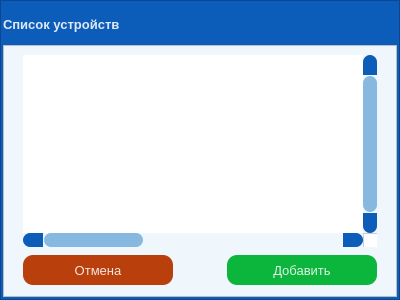
<?xml version="1.0" encoding="UTF-8"?>
<ui version="4.0">
 <class>ListDeviceForm</class>
 <widget class="QWidget" name="ListDeviceForm">
  <property name="geometry">
   <rect>
    <x>0</x>
    <y>0</y>
    <width>400</width>
    <height>300</height>
   </rect>
  </property>
  <property name="windowTitle">
   <string>Список устройств</string>
  </property>
  <property name="styleSheet">
   <string notr="true">/* SCROLL BARS */
QScrollBar:horizontal {
    border: none;
    background: rgb(52, 59, 72);
    height: 14px;
    margin: 0px 21px 0 21px;
	border-radius: 0px;
}
QScrollBar::handle:horizontal {
    background: #87B9E0;
    min-width: 25px;
	border-radius: 7px
}
QScrollBar::add-line:horizontal {
    border: none;
    background: #0C5DB9;
    width: 20px;
	border-top-right-radius: 7px;
    border-bottom-right-radius: 7px;
    subcontrol-position: right;
    subcontrol-origin: margin;
}
QScrollBar::sub-line:horizontal {
    border: none;
    background: #0C5DB9;
    width: 20px;
	border-top-left-radius: 7px;
    border-bottom-left-radius: 7px;
    subcontrol-position: left;
    subcontrol-origin: margin;
}
QScrollBar::up-arrow:horizontal, QScrollBar::down-arrow:horizontal
{
     background: none;
}
QScrollBar::add-page:horizontal, QScrollBar::sub-page:horizontal
{
     background: none;
}
 QScrollBar:vertical {
	border: none;
    background: rgb(52, 59, 72);
    width: 14px;
    margin: 21px 0 21px 0;
	border-radius: 0px;
 }
 QScrollBar::handle:vertical {	
	background: #87B9E0;
    min-height: 25px;
	border-radius: 7px
 }
 QScrollBar::add-line:vertical {
     border: none;
    background: #0C5DB9;
     height: 20px;
	border-bottom-left-radius: 7px;
    border-bottom-right-radius: 7px;
     subcontrol-position: bottom;
     subcontrol-origin: margin;
 }
 QScrollBar::sub-line:vertical {
	border: none;
    background: #0C5DB9;
     height: 20px;
	border-top-left-radius: 7px;
    border-top-right-radius: 7px;
     subcontrol-position: top;
     subcontrol-origin: margin;
 }
 QScrollBar::up-arrow:vertical, QScrollBar::down-arrow:vertical {
     background: none;
 }

 QScrollBar::add-page:vertical, QScrollBar::sub-page:vertical {
     background: none;
 }

/* CHECKBOX */
QCheckbox {
	background: #91D1EE;
}
QCheckBox::indicator {
    border: 3px solid rgb(255,255,255,221);
	width: 15px;
	height: 15px;
	border-radius: 10px;
    background: #91D1EE;
}
QCheckBox::indicator:hover {
    border: 3px solid rgb(255,255,255,221);
}
QCheckBox::indicator:checked {
    background: 1px solid #91D1EE;
	border: 1px solid rgb(255,255,255,221);
	background-image: url(:/16x16/data/resources/icons/16x16/cil-check-alt.png);
}</string>
  </property>
  <layout class="QVBoxLayout" name="verticalLayout">
   <property name="spacing">
    <number>0</number>
   </property>
   <property name="leftMargin">
    <number>0</number>
   </property>
   <property name="topMargin">
    <number>0</number>
   </property>
   <property name="rightMargin">
    <number>0</number>
   </property>
   <property name="bottomMargin">
    <number>0</number>
   </property>
   <item>
    <widget class="QFrame" name="frame_center">
     <property name="styleSheet">
      <string notr="true">background-color: #0C5DB9;
</string>
     </property>
     <property name="frameShape">
      <enum>QFrame::StyledPanel</enum>
     </property>
     <property name="frameShadow">
      <enum>QFrame::Raised</enum>
     </property>
     <layout class="QVBoxLayout" name="verticalLayout_2">
      <property name="spacing">
       <number>0</number>
      </property>
      <property name="leftMargin">
       <number>2</number>
      </property>
      <property name="topMargin">
       <number>2</number>
      </property>
      <property name="rightMargin">
       <number>2</number>
      </property>
      <property name="bottomMargin">
       <number>2</number>
      </property>
      <item>
       <widget class="QFrame" name="frame_title">
        <property name="maximumSize">
         <size>
          <width>400</width>
          <height>42</height>
         </size>
        </property>
        <property name="styleSheet">
         <string notr="true">background-color: #0C5DB9;</string>
        </property>
        <property name="frameShape">
         <enum>QFrame::NoFrame</enum>
        </property>
        <property name="frameShadow">
         <enum>QFrame::Raised</enum>
        </property>
        <property name="lineWidth">
         <number>0</number>
        </property>
        <layout class="QHBoxLayout" name="horizontalLayout_3">
         <property name="spacing">
          <number>0</number>
         </property>
         <property name="leftMargin">
          <number>0</number>
         </property>
         <property name="topMargin">
          <number>0</number>
         </property>
         <property name="rightMargin">
          <number>0</number>
         </property>
         <property name="bottomMargin">
          <number>0</number>
         </property>
         <item>
          <widget class="QLabel" name="label_title">
           <property name="palette">
            <palette>
             <active>
              <colorrole role="WindowText">
               <brush brushstyle="SolidPattern">
                <color alpha="221">
                 <red>255</red>
                 <green>255</green>
                 <blue>255</blue>
                </color>
               </brush>
              </colorrole>
              <colorrole role="Button">
               <brush brushstyle="SolidPattern">
                <color alpha="0">
                 <red>0</red>
                 <green>0</green>
                 <blue>0</blue>
                </color>
               </brush>
              </colorrole>
              <colorrole role="Text">
               <brush brushstyle="SolidPattern">
                <color alpha="221">
                 <red>255</red>
                 <green>255</green>
                 <blue>255</blue>
                </color>
               </brush>
              </colorrole>
              <colorrole role="ButtonText">
               <brush brushstyle="SolidPattern">
                <color alpha="221">
                 <red>255</red>
                 <green>255</green>
                 <blue>255</blue>
                </color>
               </brush>
              </colorrole>
              <colorrole role="Base">
               <brush brushstyle="SolidPattern">
                <color alpha="0">
                 <red>0</red>
                 <green>0</green>
                 <blue>0</blue>
                </color>
               </brush>
              </colorrole>
              <colorrole role="Window">
               <brush brushstyle="SolidPattern">
                <color alpha="0">
                 <red>0</red>
                 <green>0</green>
                 <blue>0</blue>
                </color>
               </brush>
              </colorrole>
             </active>
             <inactive>
              <colorrole role="WindowText">
               <brush brushstyle="SolidPattern">
                <color alpha="221">
                 <red>255</red>
                 <green>255</green>
                 <blue>255</blue>
                </color>
               </brush>
              </colorrole>
              <colorrole role="Button">
               <brush brushstyle="SolidPattern">
                <color alpha="0">
                 <red>0</red>
                 <green>0</green>
                 <blue>0</blue>
                </color>
               </brush>
              </colorrole>
              <colorrole role="Text">
               <brush brushstyle="SolidPattern">
                <color alpha="221">
                 <red>255</red>
                 <green>255</green>
                 <blue>255</blue>
                </color>
               </brush>
              </colorrole>
              <colorrole role="ButtonText">
               <brush brushstyle="SolidPattern">
                <color alpha="221">
                 <red>255</red>
                 <green>255</green>
                 <blue>255</blue>
                </color>
               </brush>
              </colorrole>
              <colorrole role="Base">
               <brush brushstyle="SolidPattern">
                <color alpha="0">
                 <red>0</red>
                 <green>0</green>
                 <blue>0</blue>
                </color>
               </brush>
              </colorrole>
              <colorrole role="Window">
               <brush brushstyle="SolidPattern">
                <color alpha="0">
                 <red>0</red>
                 <green>0</green>
                 <blue>0</blue>
                </color>
               </brush>
              </colorrole>
             </inactive>
             <disabled>
              <colorrole role="WindowText">
               <brush brushstyle="SolidPattern">
                <color alpha="221">
                 <red>255</red>
                 <green>255</green>
                 <blue>255</blue>
                </color>
               </brush>
              </colorrole>
              <colorrole role="Button">
               <brush brushstyle="SolidPattern">
                <color alpha="0">
                 <red>0</red>
                 <green>0</green>
                 <blue>0</blue>
                </color>
               </brush>
              </colorrole>
              <colorrole role="Text">
               <brush brushstyle="SolidPattern">
                <color alpha="221">
                 <red>255</red>
                 <green>255</green>
                 <blue>255</blue>
                </color>
               </brush>
              </colorrole>
              <colorrole role="ButtonText">
               <brush brushstyle="SolidPattern">
                <color alpha="221">
                 <red>255</red>
                 <green>255</green>
                 <blue>255</blue>
                </color>
               </brush>
              </colorrole>
              <colorrole role="Base">
               <brush brushstyle="SolidPattern">
                <color alpha="0">
                 <red>0</red>
                 <green>0</green>
                 <blue>0</blue>
                </color>
               </brush>
              </colorrole>
              <colorrole role="Window">
               <brush brushstyle="SolidPattern">
                <color alpha="0">
                 <red>0</red>
                 <green>0</green>
                 <blue>0</blue>
                </color>
               </brush>
              </colorrole>
             </disabled>
            </palette>
           </property>
           <property name="font">
            <font>
             <family>Segoe UI</family>
             <pointsize>10</pointsize>
             <weight>75</weight>
             <bold>true</bold>
            </font>
           </property>
           <property name="styleSheet">
            <string notr="true">background: transparent;
color: rgb(255, 255, 255, 221);</string>
           </property>
           <property name="text">
            <string>Список устройств</string>
           </property>
          </widget>
         </item>
         <item>
          <widget class="QPushButton" name="button_close">
           <property name="sizePolicy">
            <sizepolicy hsizetype="Minimum" vsizetype="Expanding">
             <horstretch>0</horstretch>
             <verstretch>0</verstretch>
            </sizepolicy>
           </property>
           <property name="minimumSize">
            <size>
             <width>40</width>
             <height>0</height>
            </size>
           </property>
           <property name="maximumSize">
            <size>
             <width>40</width>
             <height>16777215</height>
            </size>
           </property>
           <property name="toolTip">
            <string>Close</string>
           </property>
           <property name="styleSheet">
            <string notr="true">QPushButton {	
	border: none;
	background-color: transparent;
}
QPushButton:hover {
	background-color: #B9400C;
}
QPushButton:pressed {	
	background-color: #D04B4B;
}</string>
           </property>
           <property name="text">
            <string/>
           </property>
           <property name="icon">
            <iconset resource="../files.qrc">
             <normaloff>:/20x20/data/resources/icons/20x20/cil-x.png</normaloff>:/20x20/data/resources/icons/20x20/cil-x.png</iconset>
           </property>
          </widget>
         </item>
        </layout>
       </widget>
      </item>
      <item>
       <widget class="QFrame" name="frame_contains">
        <property name="styleSheet">
         <string notr="true">background-color: #EFF7FD;</string>
        </property>
        <property name="frameShape">
         <enum>QFrame::StyledPanel</enum>
        </property>
        <property name="frameShadow">
         <enum>QFrame::Raised</enum>
        </property>
        <widget class="QPushButton" name="button_accept">
         <property name="geometry">
          <rect>
           <x>224</x>
           <y>210</y>
           <width>150</width>
           <height>30</height>
          </rect>
         </property>
         <property name="font">
          <font>
           <family>Segoe UI</family>
           <pointsize>10</pointsize>
           <weight>50</weight>
           <bold>false</bold>
          </font>
         </property>
         <property name="styleSheet">
          <string notr="true">QPushButton {
	border-radius: 10px;	
	background-color: #0CB53B;
	color: rgb(255, 255, 255, 221);
}
QPushButton:hover {
	background-color: #009229;
	color: rgb(255, 255, 255, 221);
}
QPushButton:pressed {	
	background-color: #00C838;
	color: rgb(255, 255, 255);
}</string>
         </property>
         <property name="text">
          <string>Добавить</string>
         </property>
        </widget>
        <widget class="QPushButton" name="button_cancel">
         <property name="geometry">
          <rect>
           <x>20</x>
           <y>210</y>
           <width>150</width>
           <height>30</height>
          </rect>
         </property>
         <property name="font">
          <font>
           <family>Segoe UI</family>
           <pointsize>10</pointsize>
           <weight>50</weight>
           <bold>false</bold>
          </font>
         </property>
         <property name="styleSheet">
          <string notr="true">QPushButton {
	border-radius: 10px;	
	background-color: #B9400C;
	color: rgb(255, 255, 255, 221);
}
QPushButton:hover {
	background-color: #8A0000;
	color: rgb(255, 255, 255, 221);
}
QPushButton:pressed {	
	background-color: #D04B4B;
	color: rgb(255, 255, 255);
}</string>
         </property>
         <property name="text">
          <string>Отмена</string>
         </property>
        </widget>
        <widget class="QTableWidget" name="table_devices">
         <property name="geometry">
          <rect>
           <x>20</x>
           <y>10</y>
           <width>354</width>
           <height>192</height>
          </rect>
         </property>
         <property name="palette">
          <palette>
           <active>
            <colorrole role="WindowText">
             <brush brushstyle="SolidPattern">
              <color alpha="255">
               <red>9</red>
               <green>55</green>
               <blue>107</blue>
              </color>
             </brush>
            </colorrole>
            <colorrole role="Button">
             <brush brushstyle="SolidPattern">
              <color alpha="255">
               <red>255</red>
               <green>255</green>
               <blue>255</blue>
              </color>
             </brush>
            </colorrole>
            <colorrole role="Text">
             <brush brushstyle="SolidPattern">
              <color alpha="255">
               <red>9</red>
               <green>55</green>
               <blue>107</blue>
              </color>
             </brush>
            </colorrole>
            <colorrole role="ButtonText">
             <brush brushstyle="SolidPattern">
              <color alpha="255">
               <red>9</red>
               <green>55</green>
               <blue>107</blue>
              </color>
             </brush>
            </colorrole>
            <colorrole role="Base">
             <brush brushstyle="SolidPattern">
              <color alpha="255">
               <red>255</red>
               <green>255</green>
               <blue>255</blue>
              </color>
             </brush>
            </colorrole>
            <colorrole role="Window">
             <brush brushstyle="SolidPattern">
              <color alpha="255">
               <red>255</red>
               <green>255</green>
               <blue>255</blue>
              </color>
             </brush>
            </colorrole>
            <colorrole role="AlternateBase">
             <brush brushstyle="SolidPattern">
              <color alpha="255">
               <red>228</red>
               <green>242</green>
               <blue>253</blue>
              </color>
             </brush>
            </colorrole>
           </active>
           <inactive>
            <colorrole role="WindowText">
             <brush brushstyle="SolidPattern">
              <color alpha="255">
               <red>9</red>
               <green>55</green>
               <blue>107</blue>
              </color>
             </brush>
            </colorrole>
            <colorrole role="Button">
             <brush brushstyle="SolidPattern">
              <color alpha="255">
               <red>255</red>
               <green>255</green>
               <blue>255</blue>
              </color>
             </brush>
            </colorrole>
            <colorrole role="Text">
             <brush brushstyle="SolidPattern">
              <color alpha="255">
               <red>9</red>
               <green>55</green>
               <blue>107</blue>
              </color>
             </brush>
            </colorrole>
            <colorrole role="ButtonText">
             <brush brushstyle="SolidPattern">
              <color alpha="255">
               <red>9</red>
               <green>55</green>
               <blue>107</blue>
              </color>
             </brush>
            </colorrole>
            <colorrole role="Base">
             <brush brushstyle="SolidPattern">
              <color alpha="255">
               <red>255</red>
               <green>255</green>
               <blue>255</blue>
              </color>
             </brush>
            </colorrole>
            <colorrole role="Window">
             <brush brushstyle="SolidPattern">
              <color alpha="255">
               <red>255</red>
               <green>255</green>
               <blue>255</blue>
              </color>
             </brush>
            </colorrole>
            <colorrole role="AlternateBase">
             <brush brushstyle="SolidPattern">
              <color alpha="255">
               <red>228</red>
               <green>242</green>
               <blue>253</blue>
              </color>
             </brush>
            </colorrole>
           </inactive>
           <disabled>
            <colorrole role="WindowText">
             <brush brushstyle="SolidPattern">
              <color alpha="255">
               <red>9</red>
               <green>55</green>
               <blue>107</blue>
              </color>
             </brush>
            </colorrole>
            <colorrole role="Button">
             <brush brushstyle="SolidPattern">
              <color alpha="255">
               <red>255</red>
               <green>255</green>
               <blue>255</blue>
              </color>
             </brush>
            </colorrole>
            <colorrole role="Text">
             <brush brushstyle="SolidPattern">
              <color alpha="255">
               <red>9</red>
               <green>55</green>
               <blue>107</blue>
              </color>
             </brush>
            </colorrole>
            <colorrole role="ButtonText">
             <brush brushstyle="SolidPattern">
              <color alpha="255">
               <red>9</red>
               <green>55</green>
               <blue>107</blue>
              </color>
             </brush>
            </colorrole>
            <colorrole role="Base">
             <brush brushstyle="SolidPattern">
              <color alpha="255">
               <red>255</red>
               <green>255</green>
               <blue>255</blue>
              </color>
             </brush>
            </colorrole>
            <colorrole role="Window">
             <brush brushstyle="SolidPattern">
              <color alpha="255">
               <red>255</red>
               <green>255</green>
               <blue>255</blue>
              </color>
             </brush>
            </colorrole>
            <colorrole role="AlternateBase">
             <brush brushstyle="SolidPattern">
              <color alpha="255">
               <red>228</red>
               <green>242</green>
               <blue>253</blue>
              </color>
             </brush>
            </colorrole>
           </disabled>
          </palette>
         </property>
         <property name="styleSheet">
          <string notr="true">QTableWidget {	
	background-color: #FFFFFF;
	alternate-background-color: #E4F2FD;
	gridline-color: #91D1EE;
	color: #09376B;
}
QTableWidget::item{
	gridline-color: #91D1EE;
}
QTableWidget::item:selected{
	background-color: #2894D4;
	color: #FFFFFF;
}
QScrollBar:horizontal {
    border: none;
    background: #EFF7FD;
    height: 14px;
    margin: 0px 21px 0 21px;
	border-radius: 0px;
}
 QScrollBar:vertical {
	border: none;
    background: #EFF7FD;
    width: 14px;
    margin: 21px 0 21px 0;
	border-radius: 0px;
 }
QHeaderView::section{
	Background-color: #91D1EE;
	max-width: 30px;
	border: 1px solid #91D1EE;
	border-style: none;
    border: 1px solid #91D1EE;
}
QTableWidget::horizontalHeader {	
	background-color: #FFFFFF;
}
QHeaderView::section:horizontal
{
	background-color: #91D1EE;
	color: rgb(255, 255, 255);
	border: 1px solid #91D1EE;
}
</string>
         </property>
         <property name="frameShape">
          <enum>QFrame::NoFrame</enum>
         </property>
         <property name="frameShadow">
          <enum>QFrame::Plain</enum>
         </property>
         <property name="verticalScrollBarPolicy">
          <enum>Qt::ScrollBarAlwaysOn</enum>
         </property>
         <property name="sizeAdjustPolicy">
          <enum>QAbstractScrollArea::AdjustToContents</enum>
         </property>
         <property name="editTriggers">
          <set>QAbstractItemView::NoEditTriggers</set>
         </property>
         <property name="alternatingRowColors">
          <bool>true</bool>
         </property>
         <property name="selectionMode">
          <enum>QAbstractItemView::SingleSelection</enum>
         </property>
         <property name="selectionBehavior">
          <enum>QAbstractItemView::SelectRows</enum>
         </property>
         <property name="textElideMode">
          <enum>Qt::ElideMiddle</enum>
         </property>
         <property name="showGrid">
          <bool>false</bool>
         </property>
         <property name="rowCount">
          <number>0</number>
         </property>
         <property name="columnCount">
          <number>3</number>
         </property>
         <attribute name="horizontalHeaderVisible">
          <bool>false</bool>
         </attribute>
         <attribute name="horizontalHeaderCascadingSectionResizes">
          <bool>true</bool>
         </attribute>
         <attribute name="horizontalHeaderDefaultSectionSize">
          <number>200</number>
         </attribute>
         <attribute name="horizontalHeaderStretchLastSection">
          <bool>true</bool>
         </attribute>
         <attribute name="verticalHeaderVisible">
          <bool>false</bool>
         </attribute>
         <attribute name="verticalHeaderHighlightSections">
          <bool>false</bool>
         </attribute>
         <attribute name="verticalHeaderStretchLastSection">
          <bool>false</bool>
         </attribute>
         <column>
          <property name="text">
           <string/>
          </property>
          <property name="textAlignment">
           <set>AlignLeading|AlignVCenter</set>
          </property>
          <property name="icon">
           <iconset resource="../files.qrc">
            <normaloff>:/24x24/data/resources/icons/24x24/cil-uncheck-circle.png</normaloff>:/24x24/data/resources/icons/24x24/cil-uncheck-circle.png</iconset>
          </property>
         </column>
         <column>
          <property name="text">
           <string>Название</string>
          </property>
          <property name="font">
           <font>
            <family>Segoe UI</family>
            <pointsize>9</pointsize>
           </font>
          </property>
          <property name="textAlignment">
           <set>AlignCenter</set>
          </property>
         </column>
         <column>
          <property name="text">
           <string>Серийный номер</string>
          </property>
          <property name="font">
           <font>
            <family>Segoe UI</family>
            <pointsize>9</pointsize>
           </font>
          </property>
          <property name="textAlignment">
           <set>AlignCenter</set>
          </property>
         </column>
        </widget>
       </widget>
      </item>
     </layout>
    </widget>
   </item>
  </layout>
 </widget>
 <resources>
  <include location="../files.qrc"/>
 </resources>
 <connections/>
</ui>
